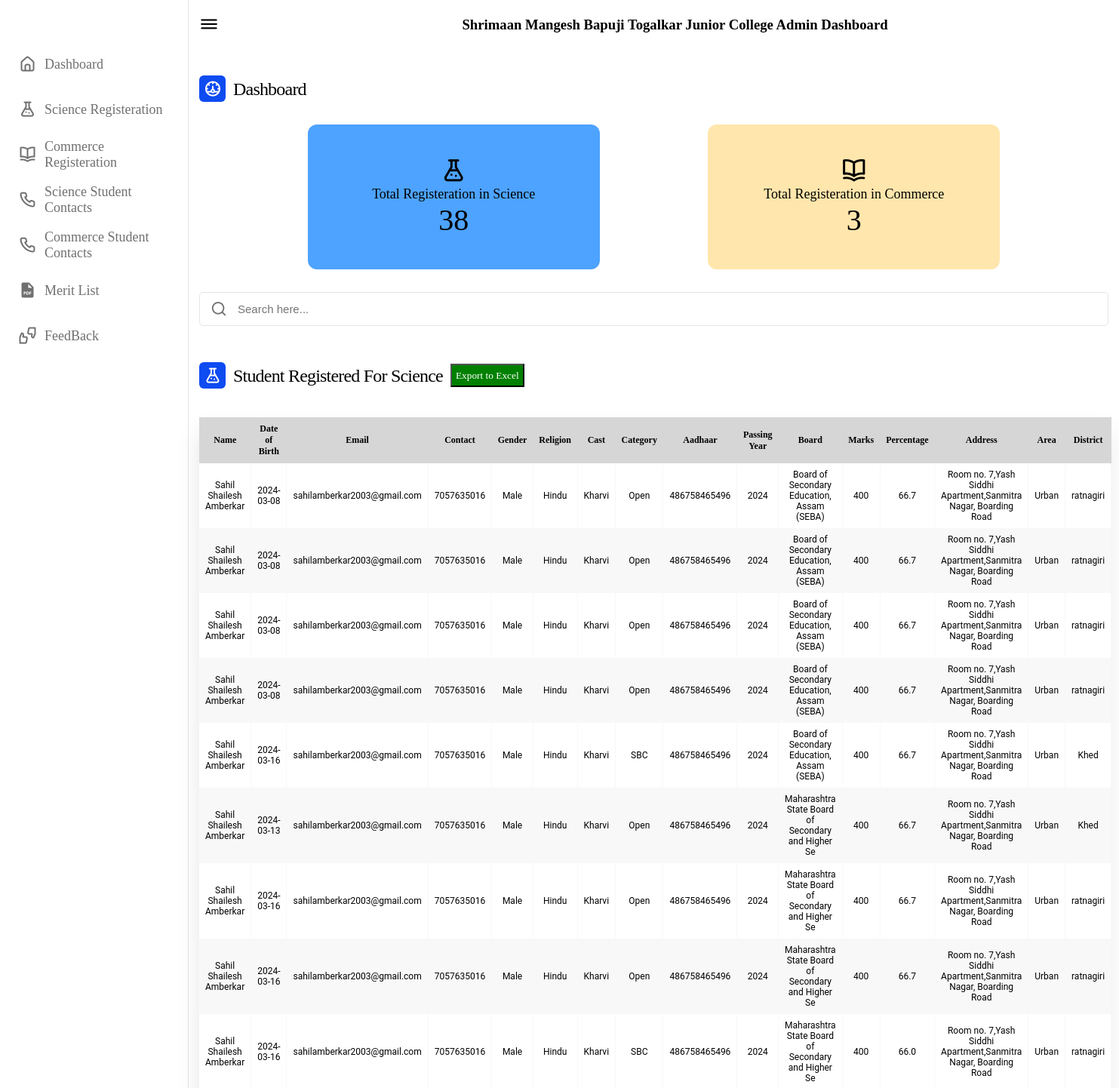
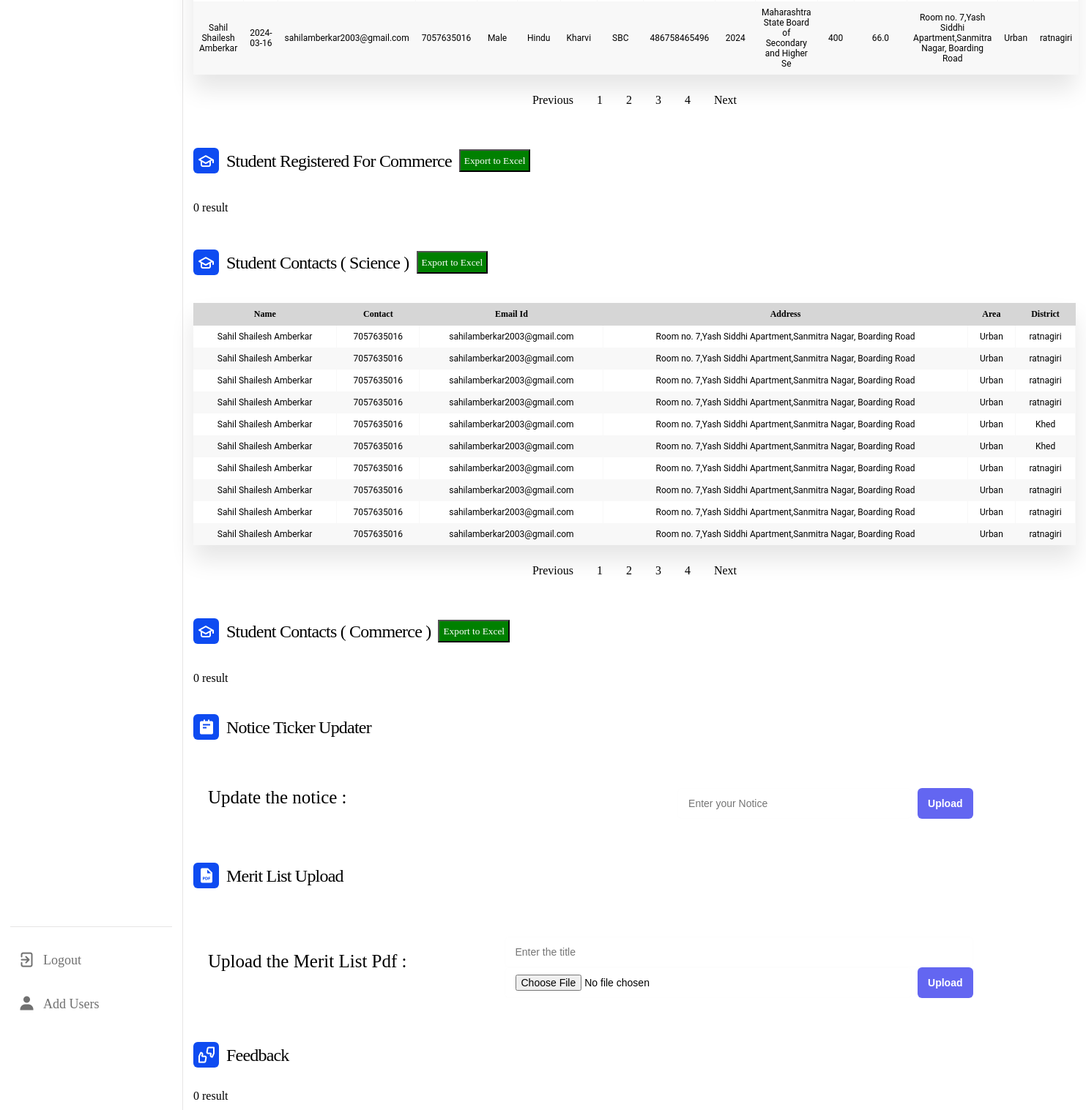
/DashBoard/DashboardOld.php?page=2, run on the app's committed database (2 pictures, top to bottom).
### tables this page shows
CREATE TABLE `11thsci` (
  `id` int(11) NOT NULL,
  `firstName` varchar(50) NOT NULL,
  `middleName` varchar(50) NOT NULL,
  `lastName` varchar(50) NOT NULL,
  `dob` date NOT NULL,
  `email` varchar(50) NOT NULL,
  `mobile` varchar(11) NOT NULL,
  `gender` varchar(5) NOT NULL,
  `religion` varchar(20) NOT NULL,
  `cast` varchar(20) NOT NULL,
  `category` varchar(10) NOT NULL,
  `aadhar` varchar(15) NOT NULL,
  `passingyear` int(4) NOT NULL,
  `board` varchar(100) NOT NULL,
  `total` int(3) NOT NULL,
  `marks` int(11) NOT NULL,
  `percent` decimal(5,1) NOT NULL,
  `adimg` varchar(1000) NOT NULL,
  `markimg` varchar(1000) NOT NULL,
  `add1` varchar(50) NOT NULL,
  `add2` varchar(50) NOT NULL,
  `area` varchar(20) NOT NULL,
  `states` varchar(30) NOT NULL,
  `district` varchar(15) NOT NULL,
  `pincode` int(11) NOT NULL
);

### DashBoard/DashboardOld.php (the view, shortened to what the rows shown need)
<!DOCTYPE html>
<html lang="en">
<head>
    <link rel="stylesheet" href="./css/dashboard.css?v=<?php echo time(); ?>">
    <link rel="stylesheet" href="./css/search.css?v=<?php echo time(); ?>">
    <link rel="stylesheet" href="./css/notice.css?v=<?php echo time(); ?>">
    <link rel="stylesheet" href="https://unicons.iconscout.com/release/v4.0.0/css/line.css">
    <link href='https://unpkg.com/boxicons@2.1.4/css/boxicons.min.css' rel='stylesheet'>
</head>
<body>
    <section class="dashboard">
        <div class="dash-content">
            <div class="Data" id="Science">
                <?php
                $conn = new mysqli('localhost', 'root', '', 'smbtjunior');
                $records_per_page = 10;
                $page = isset($_GET['page']) && is_numeric($_GET['page']) ? $_GET['page'] : 1;
                $offset = ($page - 1) * $records_per_page;
                $sql = "SELECT firstName, middleName, lastName, dob, email, mobile, gender, religion, cast, category, aadhar, passingyear, board, marks, percent, add1, add2, area, district FROM 11thSci LIMIT $offset, $records_per_page";
                $result = $conn->query($sql);
                if ($result->num_rows > 0) {
                    echo '<div class="table-wrapper">';
                    echo '<table class="fl-table">';
                    echo '<thead>
                            <tr>
                            <th>Name</th>
                            <th>Date of Birth</th>
                            <th>Email</th>
                            <th>Contact</th>
                            <th>Gender</th>
                            <th>Religion</th>
                            <th>Cast</th>
                            <th>Category</th>
                            <th>Aadhaar</th>
                            <th>Passing Year</th>
                            <th>Board</th>
                            <th>Marks</th>
                            <th>Percentage</th>
                            <th>Address</th>
                            <th>Area</th>
                            <th>District</th>
                            </tr>
                        </thead>';
                    echo '<tbody>';
                    while ($row = $result->fetch_assoc()) {
                        $fullName = $row["firstName"] . " " . $row["middleName"] . " " . $row["lastName"];
                        $address = $row["add1"] . "," . $row["add2"];
                        echo "<tr><td>" . $fullName . "</td><td>"
                            . $row["dob"] . "</td><td>"
                            . $row["email"] . "</td><td>"
                            . $row["mobile"] . "</td><td>"
                            . $row["gender"] . "</td><td>"
                            . $row["religion"] . "</td><td>"
                            . $row["cast"] . "</td><td>"
                            . $row["category"] . "</td><td>"
                            . $row["aadhar"] . "</td><td>"
                            . $row["passingyear"] . "</td><td>"
                            . $row["board"] . "</td><td>"
                            . $row["marks"] . "</td><td>"
                            . $row["percent"] . "</td><td>"
                            . $address . "</td><td>"
                            . $row["area"] . "</td><td>"
                            . $row["district"] . "</td></tr>";
                    }
                    echo '</tbody>';
                    echo '</table>';
                    echo '</div>';
                } else {
                    echo "0 result";
                }
                ?>
            </div>
            <div class="Data" id="SContactsSci">
                <?php
                $conn = new mysqli('localhost', 'root', '', 'smbtjunior');
                $records_per_page = 10;
                $page = isset($_GET['page']) && is_numeric($_GET['page']) ? $_GET['page'] : 1;
                $offset = ($page - 1) * $records_per_page;
                $sql = "SELECT firstName, middleName, lastName, mobile, email, add1, add2, area, district FROM 11thSci LIMIT $offset, $records_per_page";
                $result = $conn->query($sql);
                if ($result->num_rows > 0) {
                    echo '<div class="table-wrapper">';
                    echo '<table class="fl-table">';
                    echo '<thead>
                            <tr>
                            <th>Name</th>
                            <th>Contact</th>
                            <th>Email Id</th>
                            <th>Address</th>
                            <th>Area</th>
                            <th>District</th>
                            </tr>
                        </thead>';
                    echo '</table>';
                    echo '</div>';
                } else {
                    echo "0 result";
                }
                ?>
            </div>
        </div>
    </section>
</body>
</html>

### data on the page
11thsci: fullName "Sahil Shailesh Amberkar", dob "2024-03-08", email "sahilamberkar2003@gmail.com", mobile "7057635016", gender "Male", religion "Hindu", cast "Kharvi", category "Open", aadhar "486758465496", passingyear "2024", board "Board of Secondary Education, Assam (SEBA)", marks "400", percent "66.7", address "Room no. 7,Yash Siddhi Apartment,Sanmitra Nagar, Boarding Road", area "Urban", district "ratnagiri"
11thsci: fullName "Sahil Shailesh Amberkar", dob "2024-03-08", email "sahilamberkar2003@gmail.com", mobile "7057635016", gender "Male", religion "Hindu", cast "Kharvi", category "Open", aadhar "486758465496", passingyear "2024", board "Board of Secondary Education, Assam (SEBA)", marks "400", percent "66.7", address "Room no. 7,Yash Siddhi Apartment,Sanmitra Nagar, Boarding Road", area "Urban", district "ratnagiri"
11thsci: fullName "Sahil Shailesh Amberkar", dob "2024-03-08", email "sahilamberkar2003@gmail.com", mobile "7057635016", gender "Male", religion "Hindu", cast "Kharvi", category "Open", aadhar "486758465496", passingyear "2024", board "Board of Secondary Education, Assam (SEBA)", marks "400", percent "66.7", address "Room no. 7,Yash Siddhi Apartment,Sanmitra Nagar, Boarding Road", area "Urban", district "ratnagiri"
11thsci: fullName "Sahil Shailesh Amberkar", dob "2024-03-08", email "sahilamberkar2003@gmail.com", mobile "7057635016", gender "Male", religion "Hindu", cast "Kharvi", category "Open", aadhar "486758465496", passingyear "2024", board "Board of Secondary Education, Assam (SEBA)", marks "400", percent "66.7", address "Room no. 7,Yash Siddhi Apartment,Sanmitra Nagar, Boarding Road", area "Urban", district "ratnagiri"
11thsci: fullName "Sahil Shailesh Amberkar", dob "2024-03-16", email "sahilamberkar2003@gmail.com", mobile "7057635016", gender "Male", religion "Hindu", cast "Kharvi", category "SBC", aadhar "486758465496", passingyear "2024", board "Board of Secondary Education, Assam (SEBA)", marks "400", percent "66.7", address "Room no. 7,Yash Siddhi Apartment,Sanmitra Nagar, Boarding Road", area "Urban", district "Khed"
11thsci: fullName "Sahil Shailesh Amberkar", dob "2024-03-13", email "sahilamberkar2003@gmail.com", mobile "7057635016", gender "Male", religion "Hindu", cast "Kharvi", category "Open", aadhar "486758465496", passingyear "2024", board "Maharashtra State Board of Secondary and Higher Se", marks "400", percent "66.7", address "Room no. 7,Yash Siddhi Apartment,Sanmitra Nagar, Boarding Road", area "Urban", district "Khed"
11thsci: fullName "Sahil Shailesh Amberkar", dob "2024-03-16", email "sahilamberkar2003@gmail.com", mobile "7057635016", gender "Male", religion "Hindu", cast "Kharvi", category "Open", aadhar "486758465496", passingyear "2024", board "Maharashtra State Board of Secondary and Higher Se", marks "400", percent "66.7", address "Room no. 7,Yash Siddhi Apartment,Sanmitra Nagar, Boarding Road", area "Urban", district "ratnagiri"
11thsci: fullName "Sahil Shailesh Amberkar", dob "2024-03-16", email "sahilamberkar2003@gmail.com", mobile "7057635016", gender "Male", religion "Hindu", cast "Kharvi", category "Open", aadhar "486758465496", passingyear "2024", board "Maharashtra State Board of Secondary and Higher Se", marks "400", percent "66.7", address "Room no. 7,Yash Siddhi Apartment,Sanmitra Nagar, Boarding Road", area "Urban", district "ratnagiri"
11thsci: fullName "Sahil Shailesh Amberkar", dob "2024-03-16", email "sahilamberkar2003@gmail.com", mobile "7057635016", gender "Male", religion "Hindu", cast "Kharvi", category "SBC", aadhar "486758465496", passingyear "2024", board "Maharashtra State Board of Secondary and Higher Se", marks "400", percent "66.0", address "Room no. 7,Yash Siddhi Apartment,Sanmitra Nagar, Boarding Road", area "Urban", district "ratnagiri"
11thsci: fullName "Sahil Shailesh Amberkar", dob "2024-03-16", email "sahilamberkar2003@gmail.com", mobile "7057635016", gender "Male", religion "Hindu", cast "Kharvi", category "SBC", aadhar "486758465496", passingyear "2024", board "Maharashtra State Board of Secondary and Higher Se", marks "400", percent "66.0", address "Room no. 7,Yash Siddhi Apartment,Sanmitra Nagar, Boarding Road", area "Urban", district "ratnagiri"

### other printed values
$row "38"
$row "3"
$fullName "Sahil Shailesh Amberkar"
$row["mobile"] "7057635016"
$row["email"] "sahilamberkar2003@gmail.com"
$address "Room no. 7,Yash Siddhi Apartment,Sanmitra Nagar, Boarding Road"
$row["area"] "Urban"
$row["district"] "ratnagiri"
$row["district"] "Khed"
